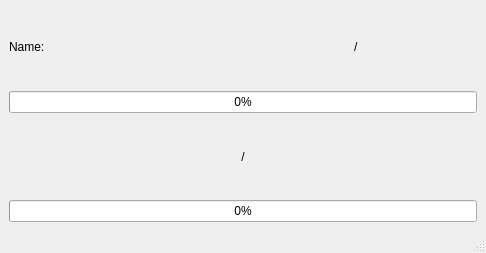
<?xml version="1.0" encoding="UTF-8"?>
<ui version="4.0">
 <class>ProgressWindow</class>
 <widget class="QMainWindow" name="ProgressWindow">
  <property name="geometry">
   <rect>
    <x>0</x>
    <y>0</y>
    <width>486</width>
    <height>253</height>
   </rect>
  </property>
  <property name="windowTitle">
   <string/>
  </property>
  <property name="windowIcon">
   <iconset>
    <normaloff>data/32x32/Client.png</normaloff>data/32x32/Client.png</iconset>
  </property>
  <widget class="QWidget" name="centralwidget">
   <layout class="QVBoxLayout" name="verticalLayout">
    <item>
     <layout class="QHBoxLayout" name="horizontalLayout">
      <item>
       <widget class="QLabel" name="label_4">
        <property name="text">
         <string>Name:</string>
        </property>
       </widget>
      </item>
      <item>
       <widget class="QLabel" name="FileNameLabel">
        <property name="sizePolicy">
         <sizepolicy hsizetype="Preferred" vsizetype="Preferred">
          <horstretch>8</horstretch>
          <verstretch>0</verstretch>
         </sizepolicy>
        </property>
        <property name="text">
         <string/>
        </property>
       </widget>
      </item>
      <item>
       <widget class="QLabel" name="FileBytesRWLabel">
        <property name="sizePolicy">
         <sizepolicy hsizetype="Preferred" vsizetype="Preferred">
          <horstretch>5</horstretch>
          <verstretch>0</verstretch>
         </sizepolicy>
        </property>
        <property name="text">
         <string/>
        </property>
        <property name="alignment">
         <set>Qt::AlignRight|Qt::AlignTrailing|Qt::AlignVCenter</set>
        </property>
       </widget>
      </item>
      <item>
       <widget class="QLabel" name="label_2">
        <property name="sizePolicy">
         <sizepolicy hsizetype="Preferred" vsizetype="Preferred">
          <horstretch>0</horstretch>
          <verstretch>0</verstretch>
         </sizepolicy>
        </property>
        <property name="text">
         <string>/</string>
        </property>
       </widget>
      </item>
      <item>
       <widget class="QLabel" name="TotalFileBytesLabel">
        <property name="sizePolicy">
         <sizepolicy hsizetype="Preferred" vsizetype="Preferred">
          <horstretch>5</horstretch>
          <verstretch>0</verstretch>
         </sizepolicy>
        </property>
        <property name="text">
         <string/>
        </property>
       </widget>
      </item>
     </layout>
    </item>
    <item>
     <widget class="QProgressBar" name="FileProgressBar">
      <property name="value">
       <number>0</number>
      </property>
     </widget>
    </item>
    <item>
     <layout class="QHBoxLayout" name="horizontalLayout_2">
      <item>
       <widget class="QLabel" name="TotalBytesRWlabel">
        <property name="sizePolicy">
         <sizepolicy hsizetype="Preferred" vsizetype="Preferred">
          <horstretch>5</horstretch>
          <verstretch>0</verstretch>
         </sizepolicy>
        </property>
        <property name="text">
         <string/>
        </property>
        <property name="alignment">
         <set>Qt::AlignRight|Qt::AlignTrailing|Qt::AlignVCenter</set>
        </property>
       </widget>
      </item>
      <item>
       <widget class="QLabel" name="label_3">
        <property name="sizePolicy">
         <sizepolicy hsizetype="Preferred" vsizetype="Preferred">
          <horstretch>1</horstretch>
          <verstretch>0</verstretch>
         </sizepolicy>
        </property>
        <property name="text">
         <string>/</string>
        </property>
        <property name="alignment">
         <set>Qt::AlignCenter</set>
        </property>
       </widget>
      </item>
      <item>
       <widget class="QLabel" name="TotalBytesLabel">
        <property name="sizePolicy">
         <sizepolicy hsizetype="Preferred" vsizetype="Preferred">
          <horstretch>5</horstretch>
          <verstretch>0</verstretch>
         </sizepolicy>
        </property>
        <property name="text">
         <string/>
        </property>
       </widget>
      </item>
     </layout>
    </item>
    <item>
     <widget class="QProgressBar" name="TotalProgressBar">
      <property name="value">
       <number>0</number>
      </property>
     </widget>
    </item>
   </layout>
  </widget>
  <widget class="QMenuBar" name="menubar">
   <property name="geometry">
    <rect>
     <x>0</x>
     <y>0</y>
     <width>486</width>
     <height>17</height>
    </rect>
   </property>
  </widget>
  <widget class="QStatusBar" name="statusbar"/>
 </widget>
 <resources/>
 <connections/>
</ui>
